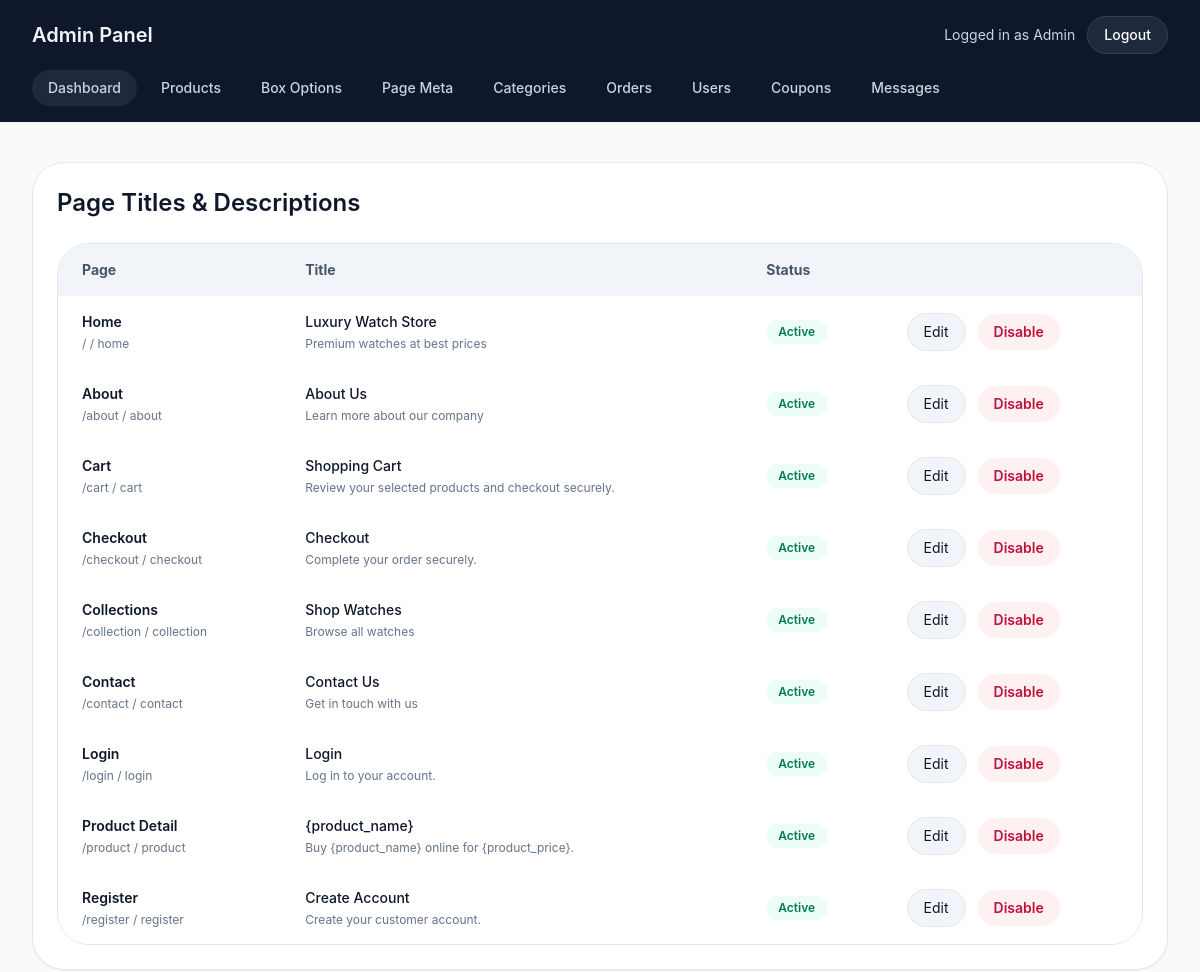
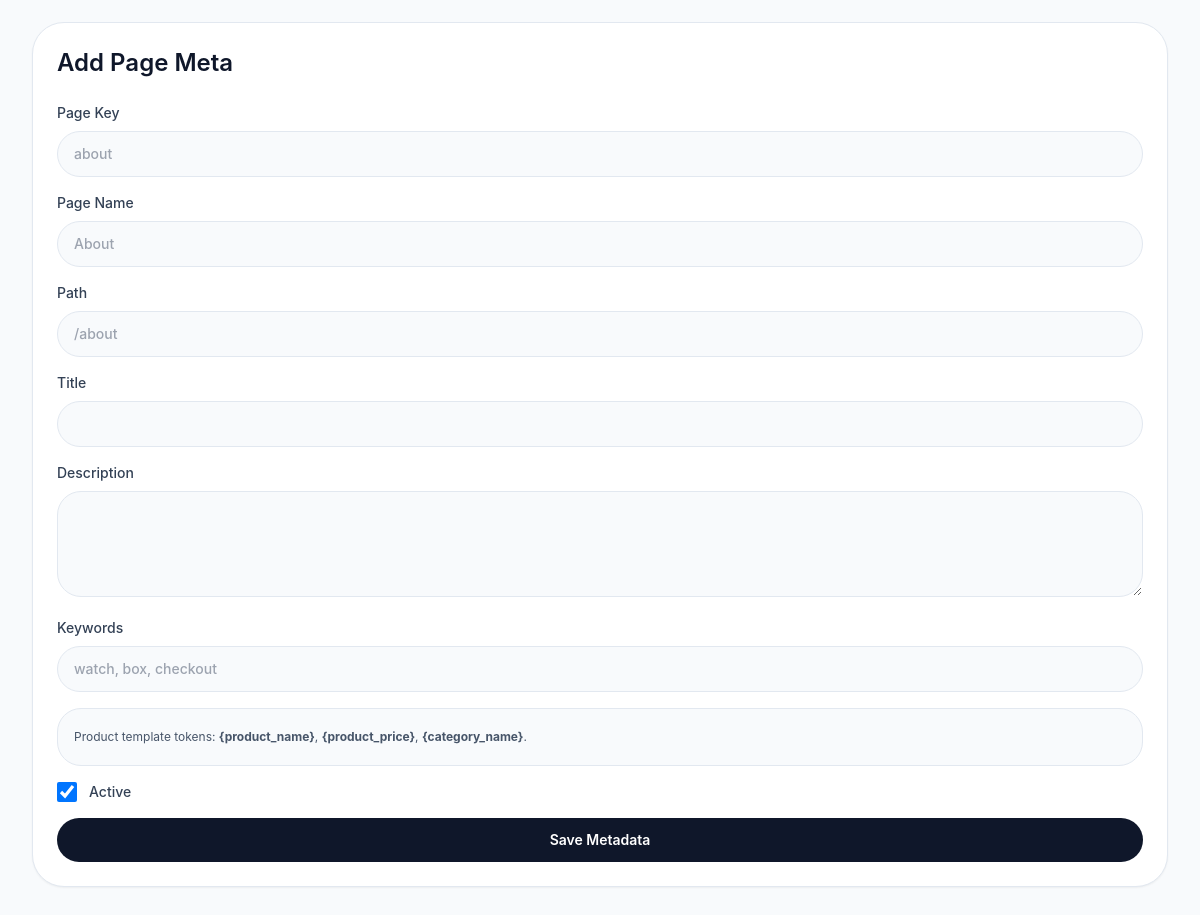
/admin/page-meta.php (signed in), run on the app's committed database (2 pictures, top to bottom).
### tables this page shows
CREATE TABLE IF NOT EXISTS page_meta (
    id INT UNSIGNED AUTO_INCREMENT PRIMARY KEY,
    page_key VARCHAR(80) NOT NULL,
    page_name VARCHAR(150) NOT NULL,
    path VARCHAR(180) NOT NULL,
    title VARCHAR(255) NOT NULL,
    description TEXT DEFAULT NULL,
    keywords VARCHAR(255) DEFAULT NULL,
    is_active TINYINT(1) NOT NULL DEFAULT 1,
    created_at TIMESTAMP NOT NULL DEFAULT CURRENT_TIMESTAMP,
    updated_at TIMESTAMP NULL DEFAULT NULL ON UPDATE CURRENT_TIMESTAMP,
    UNIQUE KEY uq_page_meta_key (page_key),
    UNIQUE KEY uq_page_meta_path (path)
);

### includes/functions.php (called while the page is built, shortened)
<?php
function sanitize($value) {
    return htmlspecialchars(trim($value), ENT_QUOTES, 'UTF-8');
}

### admin/page-meta.php (the view, shortened to what this page needs)
<?php
require_once __DIR__ . '/_header.php';
$meta = null;
$items = $pdo->query('SELECT * FROM page_meta ORDER BY path')->fetchAll();
?>
<div class="grid gap-6 xl:grid-cols-[2fr_1fr]">
    <div class="rounded-[2rem] border border-slate-200 bg-white p-6 shadow-sm">
        <h2 class="text-2xl font-semibold text-slate-900">Page Titles & Descriptions</h2>
        <div class="mt-6 overflow-hidden rounded-[2rem] border border-slate-200">
            <table class="w-full border-separate border-spacing-0 text-left text-sm">
                <thead class="bg-slate-100 text-slate-600">
                    <tr>
                        <th class="px-6 py-4">Page</th>
                        <th class="px-6 py-4">Title</th>
                        <th class="px-6 py-4">Status</th>
                        <th class="px-6 py-4"></th>
                    </tr>
                </thead>
                <tbody>
                    <?php foreach ($items as $item): ?>
                        <tr class="border-t border-slate-200 bg-white">
                            <td class="px-6 py-4">
                                <p class="font-semibold text-slate-900"><?= sanitize($item['page_name']) ?></p>
                                <p class="mt-1 text-xs text-slate-500"><?= sanitize($item['path']) ?> / <?= sanitize($item['page_key']) ?></p>
                            </td>
                            <td class="px-6 py-4">
                                <p class="max-w-[360px] truncate font-medium text-slate-900"><?= sanitize($item['title']) ?></p>
                                <p class="mt-1 max-w-[420px] truncate text-xs text-slate-500"><?= sanitize($item['description'] ?? '') ?></p>
                            </td>
                            <td class="px-6 py-4">
                                <span class="inline-flex rounded-full px-3 py-1 text-xs font-semibold <?= $item['is_active'] ? 'bg-emerald-50 text-emerald-700' : 'bg-slate-100 text-slate-600' ?>">
                                    <?= $item['is_active'] ? 'Active' : 'Inactive' ?>
                                </span>
                            </td>
                            <td class="px-6 py-4 space-x-2">
                                <a class="inline-flex rounded-full border border-slate-200 bg-slate-100 px-4 py-2 text-sm text-slate-900 hover:bg-slate-50" href="<?= BASE_URL ?>/admin/page-meta.php?edit=<?= $item['id'] ?>">Edit</a>
                                <form class="inline" method="post" onsubmit="return confirm('Disable this page metadata?');">
                                    <button class="inline-flex rounded-full bg-rose-50 px-4 py-2 text-sm font-semibold text-rose-700 hover:bg-rose-100">Disable</button>
                                </form>
                            </td>
                        </tr>
                    <?php endforeach; ?>
                </tbody>
            </table>
        </div>
    </div>
    <aside class="rounded-[2rem] border border-slate-200 bg-white p-6 shadow-sm">
        <h2 class="text-2xl font-semibold text-slate-900"><?= $meta ? 'Edit Page Meta' : 'Add Page Meta' ?></h2>
        <form method="post" class="mt-6 space-y-4">
            <label class="block text-sm font-medium text-slate-700">Page Key<input name="page_key" value="<?= sanitize($meta['page_key'] ?? '') ?>" placeholder="about" required class="mt-2 w-full rounded-3xl border border-slate-200 bg-slate-50 px-4 py-3 text-slate-900 outline-none focus:border-slate-900" /></label>
            <label class="block text-sm font-medium text-slate-700">Page Name<input name="page_name" value="<?= sanitize($meta['page_name'] ?? '') ?>" placeholder="About" required class="mt-2 w-full rounded-3xl border border-slate-200 bg-slate-50 px-4 py-3 text-slate-900 outline-none focus:border-slate-900" /></label>
            <label class="block text-sm font-medium text-slate-700">Path<input name="path" value="<?= sanitize($meta['path'] ?? '') ?>" placeholder="/about" required class="mt-2 w-full rounded-3xl border border-slate-200 bg-slate-50 px-4 py-3 text-slate-900 outline-none focus:border-slate-900" /></label>
            <label class="block text-sm font-medium text-slate-700">Title<input name="title" value="<?= sanitize($meta['title'] ?? '') ?>" required class="mt-2 w-full rounded-3xl border border-slate-200 bg-slate-50 px-4 py-3 text-slate-900 outline-none focus:border-slate-900" /></label>
            <label class="block text-sm font-medium text-slate-700">Description<textarea name="description" rows="4" class="mt-2 w-full rounded-3xl border border-slate-200 bg-slate-50 px-4 py-3 text-slate-900 outline-none focus:border-slate-900"><?= sanitize($meta['description'] ?? '') ?></textarea></label>
            <label class="block text-sm font-medium text-slate-700">Keywords<input name="keywords" value="<?= sanitize($meta['keywords'] ?? '') ?>" placeholder="watch, box, checkout" class="mt-2 w-full rounded-3xl border border-slate-200 bg-slate-50 px-4 py-3 text-slate-900 outline-none focus:border-slate-900" /></label>
            <div class="rounded-3xl border border-slate-200 bg-slate-50 p-4 text-xs leading-6 text-slate-600">
                Product template tokens: <strong>{product_name}</strong>, <strong>{product_price}</strong>, <strong>{category_name}</strong>.
            </div>
            <label class="flex items-center gap-3 text-sm font-medium text-slate-700"><input type="checkbox" name="is_active" class="h-5 w-5 rounded border-slate-300 text-brand focus:ring-brand" <?= !isset($meta['is_active']) || $meta['is_active'] ? 'checked' : '' ?> /> Active</label>
            <button class="inline-flex w-full items-center justify-center rounded-3xl bg-slate-900 px-6 py-3 text-sm font-semibold text-white hover:bg-slate-800">Save Metadata</button>
        </form>
    </aside>
</div>
<?php require_once __DIR__ . '/_footer.php'; ?>

### data on the page
page_meta: page_name "Home", path "/", page_key "home", title "Luxury Watch Store", description "Premium watches at best prices", is_active "Active"
page_meta: page_name "About", path "/about", page_key "about", title "About Us", description "Learn more about our company", is_active "Active"
page_meta: page_name "Cart", path "/cart", page_key "cart", title "Shopping Cart", description "Review your selected products and checkout securely.", is_active "Active"
page_meta: page_name "Checkout", path "/checkout", page_key "checkout", title "Checkout", description "Complete your order securely.", is_active "Active"
page_meta: page_name "Collections", path "/collection", page_key "collection", title "Shop Watches", description "Browse all watches", is_active "Active"
page_meta: page_name "Contact", path "/contact", page_key "contact", title "Contact Us", description "Get in touch with us", is_active "Active"
page_meta: page_name "Login", path "/login", page_key "login", title "Login", description "Log in to your account.", is_active "Active"
page_meta: page_name "Product Detail", path "/product", page_key "product", title "{product_name}", description "Buy {product_name} online for {product_price}.", is_active "Active"
page_meta: page_name "Register", path "/register", page_key "register", title "Create Account", description "Create your customer account.", is_active "Active"

### other printed values
$adminName "Admin"
